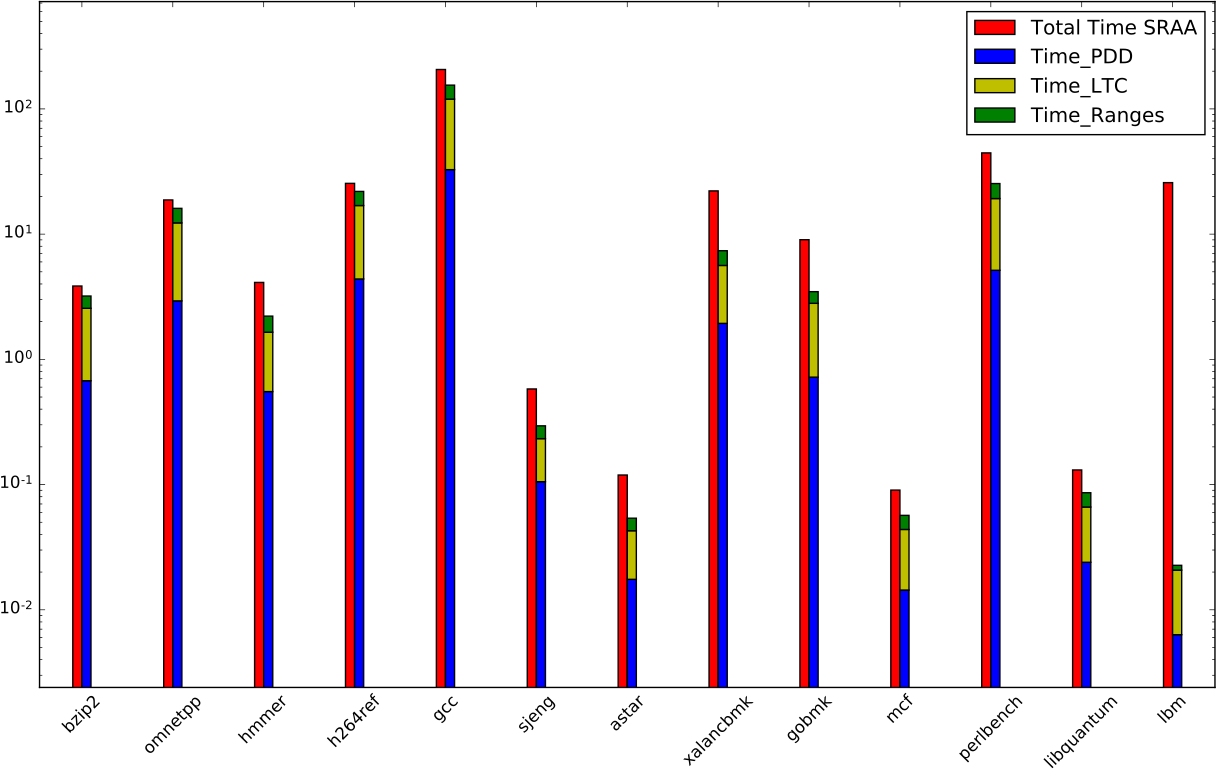

This figure's Python source:
#!/usr/bin/env python
# a stacked bar plot with errorbars
import numpy as np
import matplotlib.pyplot as plt
import os
from matplotlib.backends.backend_pdf import PdfPages
from pylab import *
import subprocess

plt.yscale('log')
plt.ylim([0.001,300])
N = 13

evalsraa=csv2rec('../report.evalsraaSpecNoOverlap.csv', delimiter=',')

totaltime = evalsraa["totaltime"]
time_Ranges = evalsraa["timetest1"]
time_LTC = evalsraa["timetest2"]
time_PDD = evalsraa["timetest3"]

#Test1 => Local trees in the dependence graph
#Test2 => Less than relationships
#Test3 => Different allocation sites

width = 0.1      # the width of the bars: can also be len(x) sequence
ind = np.arange(N)  # the x locations for the groups
plt.margins(0.03)

p0 = plt.bar(ind, totaltime, width, color='r')
p1 = plt.bar(ind+width, time_PDD, width, color='b')
p2 = plt.bar(ind+width, time_LTC, width, color='y',bottom=time_PDD)
p3 = plt.bar(ind+width, time_Ranges, width, color='g', bottom=[i+j for i,j in zip(time_PDD,time_LTC)])


#plt.title('Scores by group and gender')
plt.xticks(ind+ width, ('bzip2','omnetpp','hmmer','h264ref','gcc','sjeng','astar','xalancbmk','gobmk','mcf','perlbench','libquantum','lbm'), rotation=45)
#plt.yticks(np.arange(0, 81, 10))
plt.legend((p0[0], p1[0], p2[0], p3[0]), ('Total Time SRAA', 'Time_PDD', 'Time_LTC', 'Time_Ranges'))

#figure = plt.gcf()	
#figure.set_size_inches(15, 8)
#plt.savefig('spec3testsSraa.pdf', dpi=300)
#os.system('pdfcrop "spec3testsSraa.pdf" spec3testsSraa.pdf')
plt.show()
